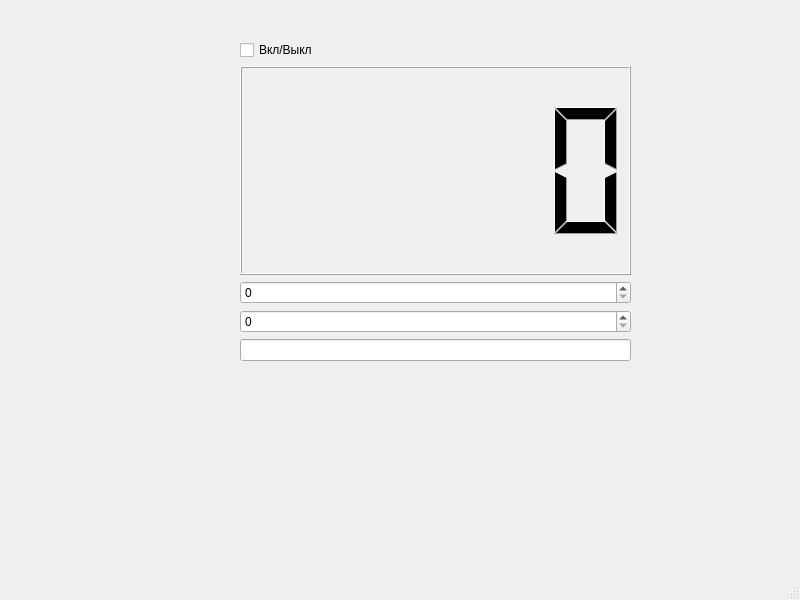
<?xml version="1.0" encoding="UTF-8"?>
<ui version="4.0">
 <class>MainWindow</class>
 <widget class="QMainWindow" name="MainWindow">
  <property name="geometry">
   <rect>
    <x>0</x>
    <y>0</y>
    <width>800</width>
    <height>600</height>
   </rect>
  </property>
  <property name="windowTitle">
   <string>MainWindow</string>
  </property>
  <widget class="QWidget" name="centralwidget">
   <widget class="QWidget" name="verticalLayoutWidget">
    <property name="geometry">
     <rect>
      <x>240</x>
      <y>40</y>
      <width>391</width>
      <height>321</height>
     </rect>
    </property>
    <layout class="QVBoxLayout" name="verticalLayout">
     <item>
      <widget class="QCheckBox" name="checkBox">
       <property name="text">
        <string>Вкл/Выкл</string>
       </property>
      </widget>
     </item>
     <item>
      <widget class="QLCDNumber" name="lcdNumber"/>
     </item>
     <item>
      <widget class="QSpinBox" name="spinBox_2"/>
     </item>
     <item>
      <widget class="QSpinBox" name="spinBox"/>
     </item>
     <item>
      <widget class="QLineEdit" name="lineEdit"/>
     </item>
    </layout>
   </widget>
  </widget>
  <widget class="QMenuBar" name="menubar">
   <property name="geometry">
    <rect>
     <x>0</x>
     <y>0</y>
     <width>800</width>
     <height>21</height>
    </rect>
   </property>
  </widget>
  <widget class="QStatusBar" name="statusbar"/>
 </widget>
 <resources/>
 <connections/>
</ui>
